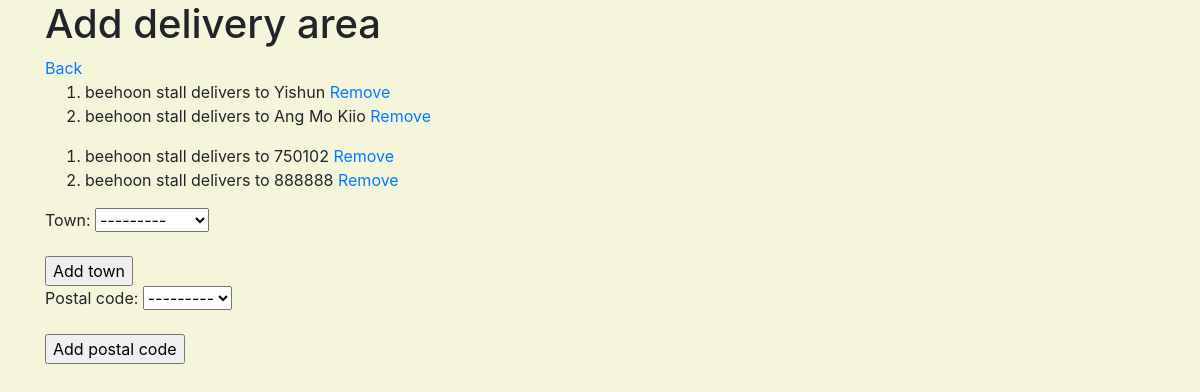
Before: /vendor/profiles/17/delivery_area with the older database file.
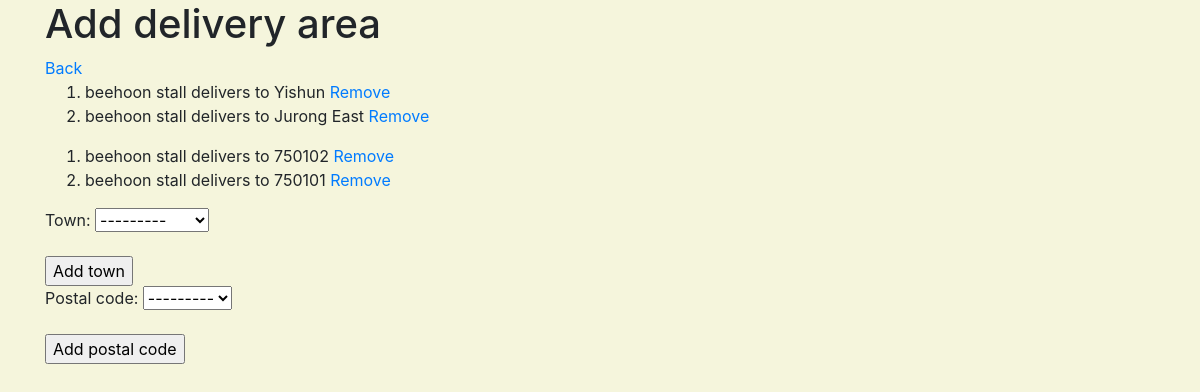
After: the same page with the newer database file.
### vendor/models.py (models this page shows)
class Vendor_Deliver_To_Town(models.Model):
    town = models.ForeignKey(Town, null=False, blank=False, on_delete=models.CASCADE)
    vendor = models.ForeignKey(Vendor, null=False, blank=False, on_delete=models.CASCADE)
    def __str__(self):
        return '%s delivers to %s' % (self.vendor, self.town)

class Vendor(models.Model):
    category = models.ManyToManyField(Category)
    postal_code = models.ForeignKey(Postal, null=True, blank=False, on_delete=models.SET_NULL)
    name = models.CharField( max_length=100, null=False, blank=False)
    block = models.PositiveSmallIntegerField( null=False, blank=False)
    street = models.CharField(max_length=254, null=False, blank=False)
    contact = models.PositiveIntegerField(validators=[MinValueValidator(10000000), MaxValueValidator(99999999)], null=False, blank=False)
    date_joined = models.DateTimeField(auto_now_add=True)
    user = models.ForeignKey(User, null=True, on_delete=models.SET_NULL)
    user_contact = models.PositiveIntegerField(validators=[MinValueValidator(10000000), MaxValueValidator(99999999)], null=False, blank=False)
    license_number = models.CharField(max_length=10, null=False, blank=False)
    license_check = models.BooleanField(default=False)
    photo_url=models.URLField(max_length=1024, null=True, blank=True)
    def __str__(self):
        return self.name

class Vendor_Deliver_To_Postal(models.Model):
    postal_code = models.ForeignKey(Postal, null=False, blank=False, on_delete=models.CASCADE)
    vendor = models.ForeignKey(Vendor, null=False, blank=False, on_delete=models.CASCADE)
    def __str__(self):
        return '%s delivers to %s' % (self.vendor, self.postal_code)

### location/models.py (models this page shows)
class Town(models.Model):
    name = models.CharField(max_length=100, null=False, blank=False)
    def __str__(self):
        return self.name

class Postal(models.Model):
    postal_code = models.PositiveIntegerField(validators=[MinValueValidator(10000), MaxValueValidator(999999)], null=False, blank=False)
    def __str__(self):
        return str(self.postal_code)

### vendor/views.py (the view)
# urls.py: path('profiles/<vendor_profile_id>/delivery_area', vendor.views.create_delivery_area, name='create_delivery_area_route'),
def create_delivery_area(request, vendor_profile_id):
    if request.method == "POST":
        town_form = DeliverTownForm(request.POST)
        postal_form = DeliverPostalForm(request.POST)
        vendor_profile = get_object_or_404(Vendor, pk=vendor_profile_id )
        if town_form.is_valid():
            form = town_form.save(commit=False)
            form.vendor = vendor_profile
            form.save()
        if postal_form.is_valid():
            form = postal_form.save(commit=False)
            form.vendor = vendor_profile
            form.save()
        return redirect(reverse(create_delivery_area, kwargs={'vendor_profile_id': vendor_profile_id}))
    else:
        town_form = DeliverTownForm()
        postal_form = DeliverPostalForm()
        towns = Vendor_Deliver_To_Town.objects.filter(vendor__id=vendor_profile_id)
        postals = Vendor_Deliver_To_Postal.objects.filter(vendor__id=vendor_profile_id)
        return render(request, "vendor/vendor_delivery_area.html", {
            "towns": towns,
            "postals": postals,
            "town_form": town_form,
            "postal_form": postal_form,
            "vendor_profile_id": vendor_profile_id
        })

### vendor/forms.py
class DeliverTownForm(forms.ModelForm):
    class Meta:
        model = Vendor_Deliver_To_Town
        fields = ('town',)

class DeliverPostalForm(forms.ModelForm):
    class Meta:
        model = Vendor_Deliver_To_Postal
        fields = ('postal_code',)

### vendor/templates/vendor/vendor_delivery_area.html (shortened to what this page needs)
{% extends 'base_template.html' %}
{%block content%}
<h1> Add delivery area </h1>
<a href="{% url 'view_vendor_profiles_route' %}"> Back </a>
<ol>
{%for i in towns %}
 <li>{{i}} <a href="{% url 'remove_town_vendor_route' town_vendor_id=i.id vendor_profile_id=vendor_profile_id %}">Remove</a> </li>
{%endfor%}
</ol>
<ol>
{%for i in postals %}
 <li>{{i}} <a href="{% url 'remove_postal_vendor_route' postal_vendor_id=i.id vendor_profile_id=vendor_profile_id %}">Remove</a></li>
{%endfor%}
</ol>
<form method="POST">
    {{ town_form.as_p}}
    <input type="submit" value="Add town">
</form>
<form method="POST">
    {{ postal_form.as_p}}
    <input type="submit" value="Add postal code">
</form>
{%endblock%}

Changed rows visible on the page:
removed Vendor_Deliver_To_Town: vendor+town "beehoon stall delivers to Ang Mo Kiio"
removed Vendor_Deliver_To_Postal: vendor+postal_code "beehoon stall delivers to 888888"
added Vendor_Deliver_To_Town: vendor+town "beehoon stall delivers to Jurong East"
added Vendor_Deliver_To_Postal: vendor+postal_code "beehoon stall delivers to 750101"
